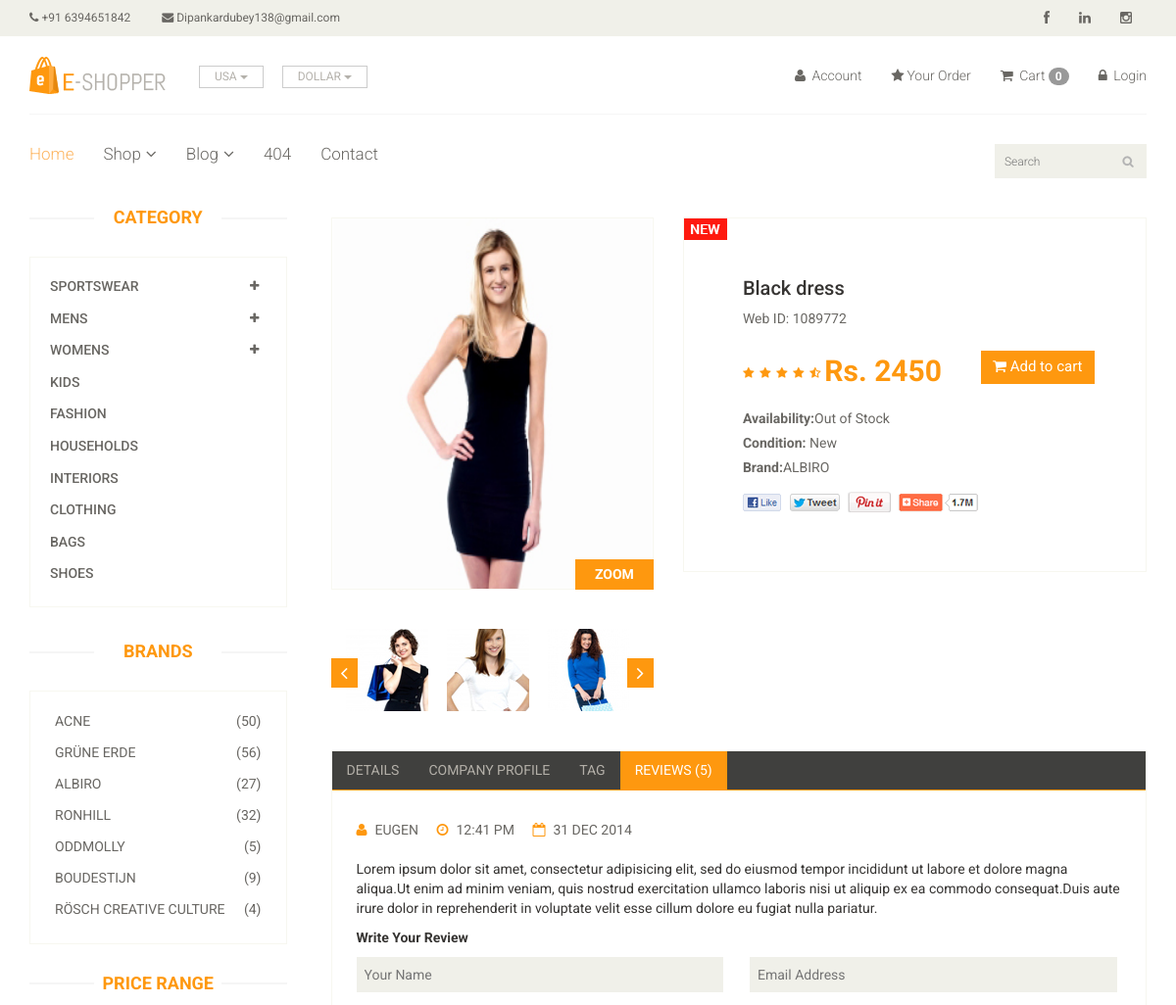
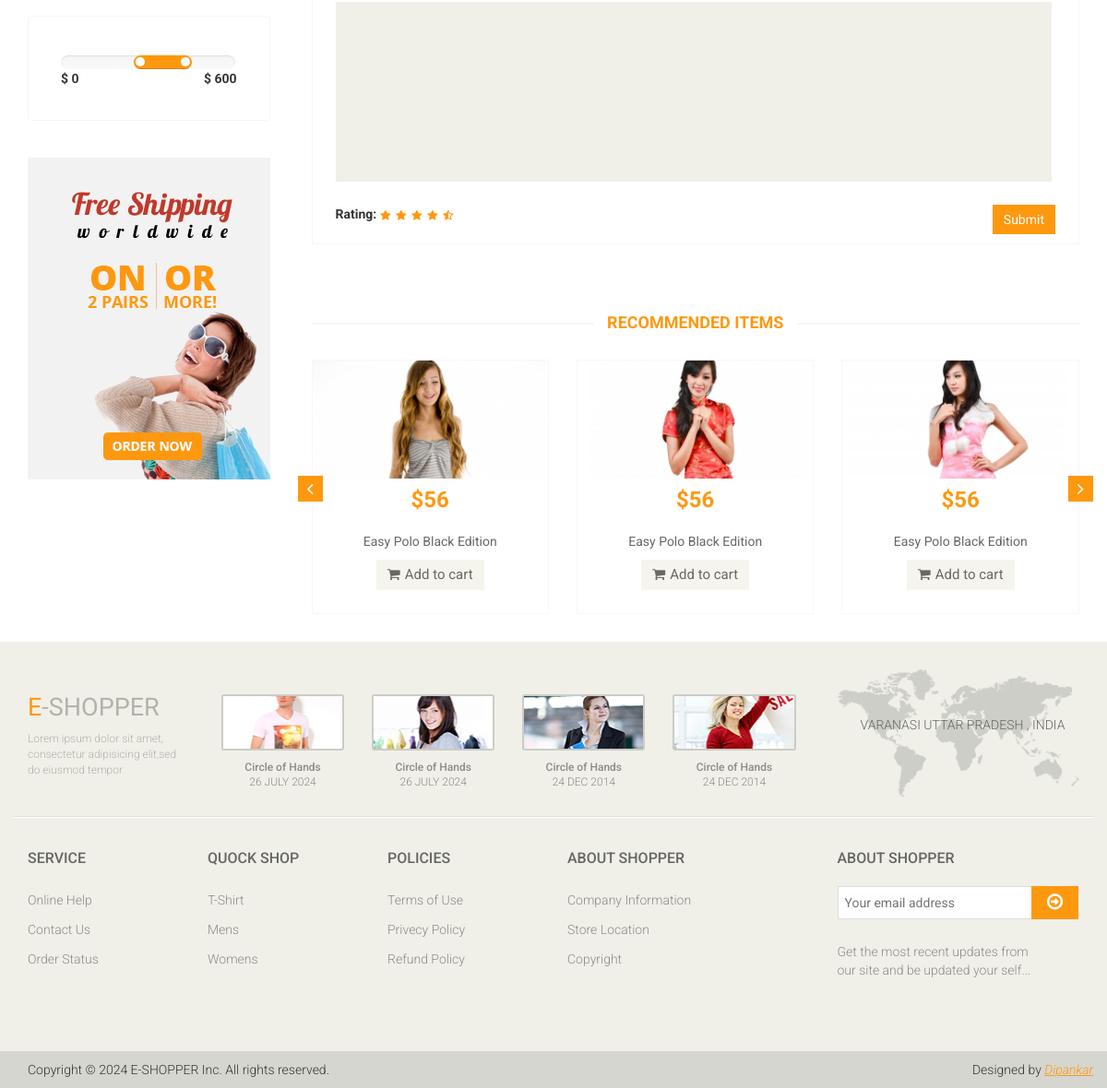
Page /product/11 on the committed database (2 pictures, top to bottom).
### app/models.py (models this page shows, shortened)
class Product(models.Model):
        Availability = (('In Stock','In Stock'),('Out of Stock','Out of Stock'))
        image = models.ImageField(upload_to='ecommerce/pimg')
        name = models.CharField(max_length=100)
        datetime = models.DateField(auto_now_add=True)
        price = models.IntegerField(default=0)
        Availability = models.CharField(choices=Availability,max_length=100,null=True)
        category = models.ForeignKey(Category, on_delete=models.CASCADE, null=False, default="")
        sub_category = models.ForeignKey(Sub_Category, on_delete=models.CASCADE, null=False, default="")
        brand = models.ForeignKey(Brand,on_delete=models.CASCADE,null=True)

class Brand(models.Model):
    name = models.CharField(max_length=250)
    def __str__(self):
        return self.name

### Ecommerce/views.py (the view)
# urls.py: path('product/<str:id>',views.ProductDetails,name='product-details'),
def ProductDetails(request,id):
    product = Product.objects.filter(id = id).first()
    data = {
        'product':product
    }
    return render(request,"product-details.html",data)

### templates/product-details.html (shortened to what this page needs)
{% extends "master.html" %}
{% block content %}
<section>
		<div class="container">
			<div class="row">
				<div class="col-sm-3">
					<div class="left-sidebar">
						<h2>Category</h2>
						<div class="panel-group category-products" id="accordian">
							<div class="panel panel-default">
								<div class="panel-heading">
									<h4 class="panel-title">
										<a data-toggle="collapse" data-parent="#accordian" href="#sportswear">
											<span class="badge pull-right"><i class="fa fa-plus"></i></span>
											Sportswear
										</a>
									</h4>
								</div>
							</div>
							<div class="panel panel-default">
								<div class="panel-heading">
									<h4 class="panel-title">
										<a data-toggle="collapse" data-parent="#accordian" href="#mens">
											<span class="badge pull-right"><i class="fa fa-plus"></i></span>
											Mens
										</a>
									</h4>
								</div>
							</div>
							<div class="panel panel-default">
								<div class="panel-heading">
									<h4 class="panel-title">
										<a data-toggle="collapse" data-parent="#accordian" href="#womens">
											<span class="badge pull-right"><i class="fa fa-plus"></i></span>
											Womens
										</a>
									</h4>
								</div>
							</div>
							<div class="panel panel-default">
								<div class="panel-heading">
									<h4 class="panel-title"><a href="#">Kids</a></h4>
								</div>
							</div>
							<div class="panel panel-default">
								<div class="panel-heading">
									<h4 class="panel-title"><a href="#">Fashion</a></h4>
								</div>
							</div>
							<div class="panel panel-default">
								<div class="panel-heading">
									<h4 class="panel-title"><a href="#">Households</a></h4>
								</div>
							</div>
							<div class="panel panel-default">
								<div class="panel-heading">
									<h4 class="panel-title"><a href="#">Interiors</a></h4>
								</div>
							</div>
							<div class="panel panel-default">
								<div class="panel-heading">
									<h4 class="panel-title"><a href="#">Clothing</a></h4>
								</div>
							</div>
							<div class="panel panel-default">
								<div class="panel-heading">
									<h4 class="panel-title"><a href="#">Bags</a></h4>
								</div>
							</div>
							<div class="panel panel-default">
								<div class="panel-heading">
									<h4 class="panel-title"><a href="#">Shoes</a></h4>
								</div>
							</div>
						</div>
						<div class="brands_products">
							<h2>Brands</h2>
							<div class="brands-name">
								<ul class="nav nav-pills nav-stacked">
									<li><a href=""> <span class="pull-right">(50)</span>Acne</a></li>
									<li><a href=""> <span class="pull-right">(56)</span>Grüne Erde</a></li>
									<li><a href=""> <span class="pull-right">(27)</span>Albiro</a></li>
									<li><a href=""> <span class="pull-right">(32)</span>Ronhill</a></li>
									<li><a href=""> <span class="pull-right">(5)</span>Oddmolly</a></li>
									<li><a href=""> <span class="pull-right">(9)</span>Boudestijn</a></li>
									<li><a href=""> <span class="pull-right">(4)</span>Rösch creative culture</a></li>
								</ul>
							</div>
						</div>
						<div class="price-range">
							<h2>Price Range</h2>
							<div class="well">
								 <input type="text" class="span2" value="" data-slider-min="0" data-slider-max="600" data-slider-step="5" data-slider-value="[250,450]" id="sl2" ><br />
								 <b>$ 0</b> <b class="pull-right">$ 600</b>
							</div>
						</div>
						<div class="shipping text-center">
							<img src="images/home/shipping.jpg" alt="" />
						</div>
					</div>
				</div>
				<div class="col-sm-9 padding-right">
					<div class="product-details">
						<div class="col-sm-5">
							<div class="view-product">
								<img src="/{{product.image}}" alt="" />
								<h3>ZOOM</h3>
							</div>
							<div id="similar-product" class="carousel slide" data-ride="carousel">
								    <div class="carousel-inner">
										<div class="item active">
										  <a href=""><img src="images/product-details/similar1.jpg" alt=""></a>
										  <a href=""><img src="images/product-details/similar2.jpg" alt=""></a>
										  <a href=""><img src="images/product-details/similar3.jpg" alt=""></a>
										</div>
									</div>
								  <a class="left item-control" href="#similar-product" data-slide="prev">
									<i class="fa fa-angle-left"></i>
								  </a>
								  <a class="right item-control" href="#similar-product" data-slide="next">
									<i class="fa fa-angle-right"></i>
								  </a>
							</div>
						</div>
						<div class="col-sm-7">
							<div class="product-information">
								<img src="images/product-details/new.jpg" class="newarrival" alt="" />
								<h2>{{product.name}}</h2>
								<p>Web ID: 1089772</p>
								<img src="images/product-details/rating.png" alt="" />
								<span>
									<span>Rs. {{product.price}}</span>
									<a href="{% url 'cart_add' product.id %}" type="button" class="btn btn-fefault cart">
										<i class="fa fa-shopping-cart"></i>
										Add to cart
									</a>
								</span>
								<p><b>Availability:</b>{{product.Availability}}</p>
								<p><b>Condition:</b> New</p>
								<p><b>Brand:</b>{{product.brand}}</p>
								<a href=""><img src="images/product-details/share.png" class="share img-responsive"  alt="" /></a>
							</div>
						</div>
					</div>
					<div class="category-tab shop-details-tab">
						<div class="col-sm-12">
							<ul class="nav nav-tabs">
								<li><a href="#details" data-toggle="tab">Details</a></li>
								<li><a href="#companyprofile" data-toggle="tab">Company Profile</a></li>
								<li><a href="#tag" data-toggle="tab">Tag</a></li>
								<li class="active"><a href="#reviews" data-toggle="tab">Reviews (5)</a></li>
							</ul>
						</div>
						<div class="tab-content">
							<div class="tab-pane fade active in" id="reviews" >
								<div class="col-sm-12">
									<ul>
										<li><a href=""><i class="fa fa-user"></i>EUGEN</a></li>
										<li><a href=""><i class="fa fa-clock-o"></i>12:41 PM</a></li>
										<li><a href=""><i class="fa fa-calendar-o"></i>31 DEC 2014</a></li>
									</ul>
									<p>Lorem ipsum dolor sit amet, consectetur adipisicing elit, sed do eiusmod tempor incididunt ut labore et dolore magna aliqua.Ut enim ad minim veniam, quis nostrud exercitation ullamco laboris nisi ut aliquip ex ea commodo consequat.Duis aute irure dolor in reprehenderit in voluptate velit esse cillum dolore eu fugiat nulla pariatur.</p>
									<p><b>Write Your Review</b></p>
									<form action="#">
										<span>
											<input type="text" placeholder="Your Name"/>
											<input type="email" placeholder="Email Address"/>
										</span>
										<textarea name="" ></textarea>
										<b>Rating: </b> <img src="images/product-details/rating.png" alt="" />
										<button type="button" class="btn btn-default pull-right">
											Submit
										</button>
									</form>
								</div>
							</div>
						</div>
					</div>
					<div class="recommended_items">
						<h2 class="title text-center">recommended items</h2>
						<div id="recommended-item-carousel" class="carousel slide" data-ride="carousel">
							<div class="carousel-inner">
								<div class="item active">
									<div class="col-sm-4">
										<div class="product-image-wrapper">
											<div class="single-products">
												<div class="productinfo text-center">
													<img src="images/home/recommend1.jpg" alt="" />
													<h2>$56</h2>
													<p>Easy Polo Black Edition</p>
													<button type="button" class="btn btn-default add-to-cart"><i class="fa fa-shopping-cart"></i>Add to cart</button>
												</div>
											</div>
										</div>
									</div>
									<div class="col-sm-4">
										<div class="product-image-wrapper">
											<div class="single-products">
												<div class="productinfo text-center">
													<img src="images/home/recommend2.jpg" alt="" />
													<h2>$56</h2>
													<p>Easy Polo Black Edition</p>
													<button type="button" class="btn btn-default add-to-cart"><i class="fa fa-shopping-cart"></i>Add to cart</button>
												</div>
											</div>
										</div>
									</div>
									<div class="col-sm-4">
										<div class="product-image-wrapper">
											<div class="single-products">
												<div class="productinfo text-center">
													<img src="images/home/recommend3.jpg" alt="" />
													<h2>$56</h2>
													<p>Easy Polo Black Edition</p>
													<button type="button" class="btn btn-default add-to-cart"><i class="fa fa-shopping-cart"></i>Add to cart</button>
												</div>
											</div>
										</div>
									</div>
								</div>
							</div>
							 <a class="left recommended-item-control" href="#recommended-item-carousel" data-slide="prev">
								<i class="fa fa-angle-left"></i>
							  </a>
							  <a class="right recommended-item-control" href="#recommended-item-carousel" data-slide="next">
								<i class="fa fa-angle-right"></i>
							  </a>
						</div>
					</div>
				</div>
			</div>
		</div>
	</section>
	{% endblock %}

### rows in the picture
Product: image (picture), name "Black dress", price "2450", Availability "Out of Stock", brand "ALBIRO"

### other values in the picture
{{ request.session.cart|length }} "0"
